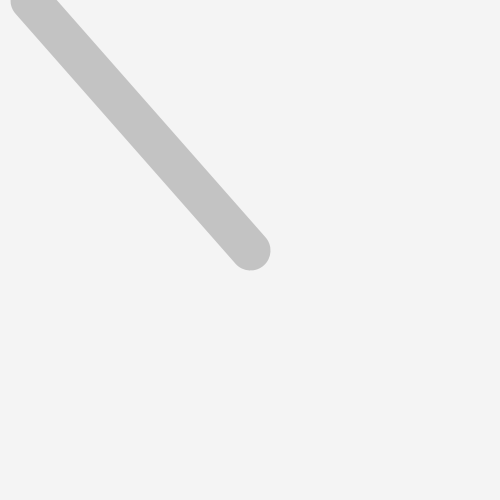
Frame 1 (no input)
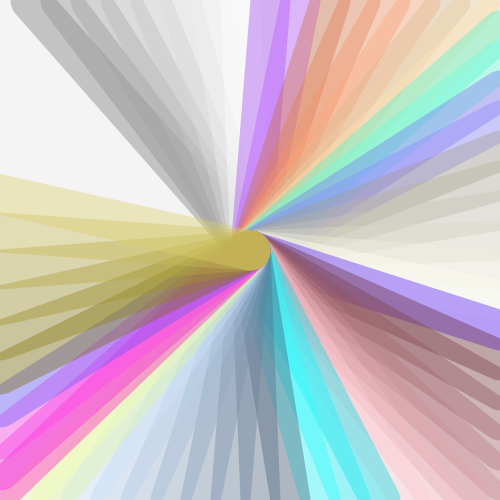
Frame 60 (the mouse pressed at the canvas centre just before this capture)
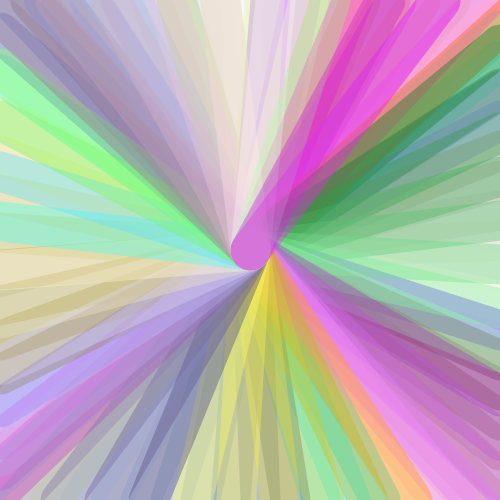
Frame 120 (the mouse held since frame 60 and released just before this capture)

The Processing sketch that drew these frames (run headless with seeded random() and noise(); from frame 60 on, the mouse is pressed at the canvas centre):

// Processing sketch: goaround
// ── goaround.pde
// Pressing Control-R will render this sketch.

// Line starting in the center of the rectangle and
// running around 


// color the line
int r = 100;
int g =100;
int b = 100;
int a = 100;

// count of rounds
int round = 0;

// line end position
float x = 0;
float y = 0;

float initialspeed = 30;
float speed = initialspeed;
float speedlimit = 200;
char c = 'a';
boolean direction_cw = true;
boolean scatter = true;
boolean resetbackground = true;
boolean stats = false;

void setup() {  // this is run once.   
    
    // set the background color
    background(244);
    
    // canvas size (Integers only, please.)
    size(500, 500); 
      
    // smooth edges
    //smooth();
    
    // limit the number of frames per second
    frameRate(20);
    
    // set the width of the line. 
    strokeWeight(int(width*0.08));
    
    fill(153);
} 

void draw() {  // this is run repeatedly.  
    // reset speed and background color
    if (speed > speedlimit) {
       if (resetbackground)  background(0);
       speed = initialspeed;
       
       // switch direction
       if (direction_cw) direction_cw = false; else direction_cw = true;
       
    }

    // statistics
    if (stats)
      drawText("c:" + c+", x:"+x +", y:"+y+",s="+speed+",r:"+round,20, 20);
    
    // stay in bounds with line end
    if ( x < 0 ) x = 0;
    if ( y < 0 ) y = 0;
    if ( x > width ) x = width;
    if ( y > height ) y = height;
    if (x == 0 && y == 0) round++;
  
    // position of line end,
    // draw around the rectangle
    if (direction_cw) clockwise(); else counterclockwise();
    
    // increase speed
    if (c == 'd') {
        speed++;
    }
  
    // color of the line
    r = darker(r);
    g = darker(g);
    b = darker(b);
    stroke(r, g, b, a);
    
    // draw the line
    line(width/2,height/2, x, y);
}

int darker(int c) {
  
  int step = 20;
  if (c < 255) {
    c = c + step;
  } else {
    c= int(random(c));
  }
  return c > 255? 255 : c; 
}

void clockwise() {
   // rechtsrum
  if ( x < width &&  y ==0 ) {
    c = 'a';
    x = x + speed;
  } else if ( x == width && y < height ) {
    y = y + speed;
    c = 'b';
  } else if ( y == height && x > 0 ) {
    x = x - speed;
    c = 'c';
  } else if ( x == 0 && y > 0 ) {
    y = y - speed;
    c = 'd';
  } 
}

void counterclockwise() {
  if (x == 0 && y < height) {
    y= y + speed;
    c = 'd';
  } else if (y == height && x < width) {
    x= x + speed;
    c = 'c';
  } else if (x == width && y > 0) {
    y= y - speed;
    c = 'b';
  } else if (y == 0 && x > 0) {
    x= x - speed;
    c = 'a';
  }  
}

void drawText(String text, float x, float y) {
    noStroke();
    fill(0);
    rect(0,y,width,30);
    fill(255);
    text(" " + text,x,y,width,30);
}
